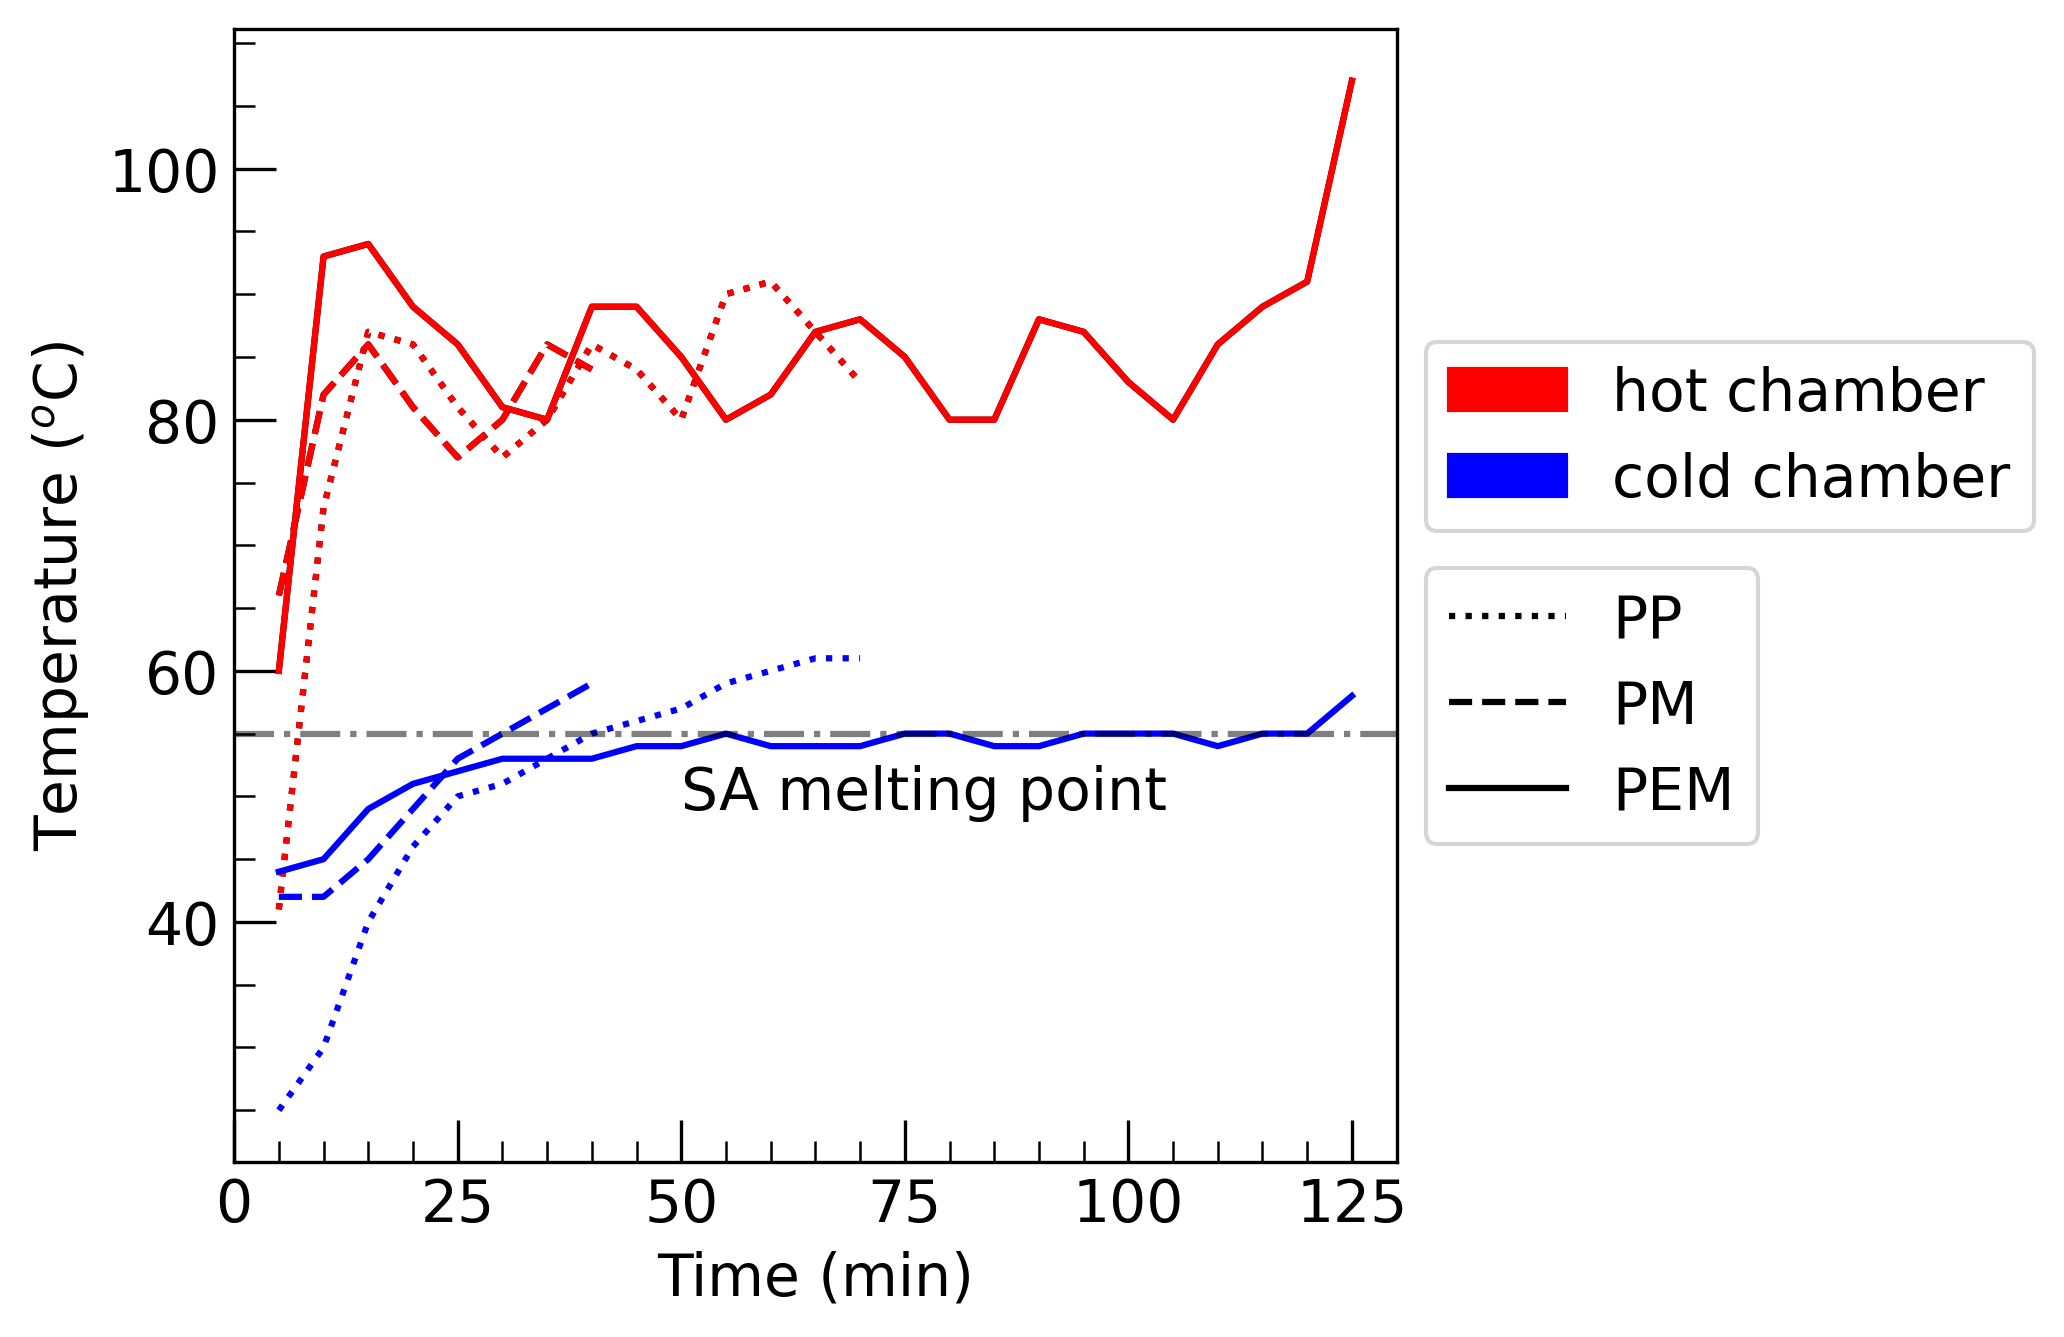

Python code for this plot:
import pandas as pd
import matplotlib.pyplot as plt
import matplotlib.patches as mpatches
import matplotlib as mpl


#fix font to 14 and make it so it's editable PDF
mpl.rcParams['pdf.fonttype'] = 42
mpl.rcParams['font.size'] = 14

#grab data
filename = 'hotbox.csv'
df = pd.read_csv(filename)

#pull data from CSV
xPt = df['Pt'].dropna()
yPhb = df['Phb'].dropna()
yPcb = df['Pcb'].dropna()

xPMt = df['PMt'].dropna()
yPMhb = df['PMhb'].dropna()
yPMcb = df['PMcb'].dropna()

xPEMt = df['PEMt'].dropna()
yPEMhb = df['PEMhb'].dropna()
yPEMcb = df['PEMcb'].dropna()

#Set the limits of the plot
xmin = 0
xmax = 130

fig = plt.figure(1, figsize=(5,5))

plt.xlim([xmin,xmax])

PP, = plt.plot(xPt, yPhb, label = 'PP', marker = 's', markersize = 0, c = 'black', linestyle = 'dotted')
plt.plot(xPt, yPhb, label = 'PP hot box', c = 'red', linestyle = 'dotted')
plt.plot(xPt, yPcb, label = 'PP cold box', c = 'blue', linestyle = 'dotted')

PM, = plt.plot(xPMt, yPMhb, label = 'PM', marker = 's', markersize = 0, c = 'black', linestyle = 'dashed')
plt.plot(xPMt, yPMhb, label = 'PM hot box', c = 'red', linestyle = 'dashed')
plt.plot(xPMt, yPMcb, label = 'PM cold box', c = 'blue', linestyle = 'dashed')

PEM, = plt.plot(xPEMt, yPEMhb, label = 'PEM', marker = 's', markersize = 0, c = 'black')
plt.plot(xPEMt, yPEMhb, label = 'PEM hot box', c = 'red')
plt.plot(xPEMt, yPEMcb, label = 'PEM cold box', c = 'blue')

plt.axhline(y=55, color = 'black', linestyle = '-.', alpha = 0.5)
plt.text(50,49,'SA melting point')

plt.minorticks_on()
plt.tick_params(which='minor', direction='in', length=5, 
                bottom=True, top=False, left=True, right=False)
plt.tick_params(which='major', direction='in', length=10, 
                bottom=True, top=False, left=True, right=False)
plt.tick_params(labelbottom=True, labeltop=False, 
                labelright=False, labelleft=True)

#first auto legend
red_patch = mpatches.Patch(color='red', label='hot chamber')
blue_patch = mpatches.Patch(color='blue', label='cold chamber')
leg1 = plt.legend(handles =[red_patch, blue_patch], bbox_to_anchor =(1,0.75))
plt.gca().add_artist(leg1)

plt.legend((PP,PM,PEM),['PP','PM','PEM'], bbox_to_anchor =(1,0.55))


plt.xlabel('Time (min)')
plt.ylabel('Temperature ($^o$C)')

plt.savefig('hotbox.png', dpi=300,bbox_inches="tight")




















